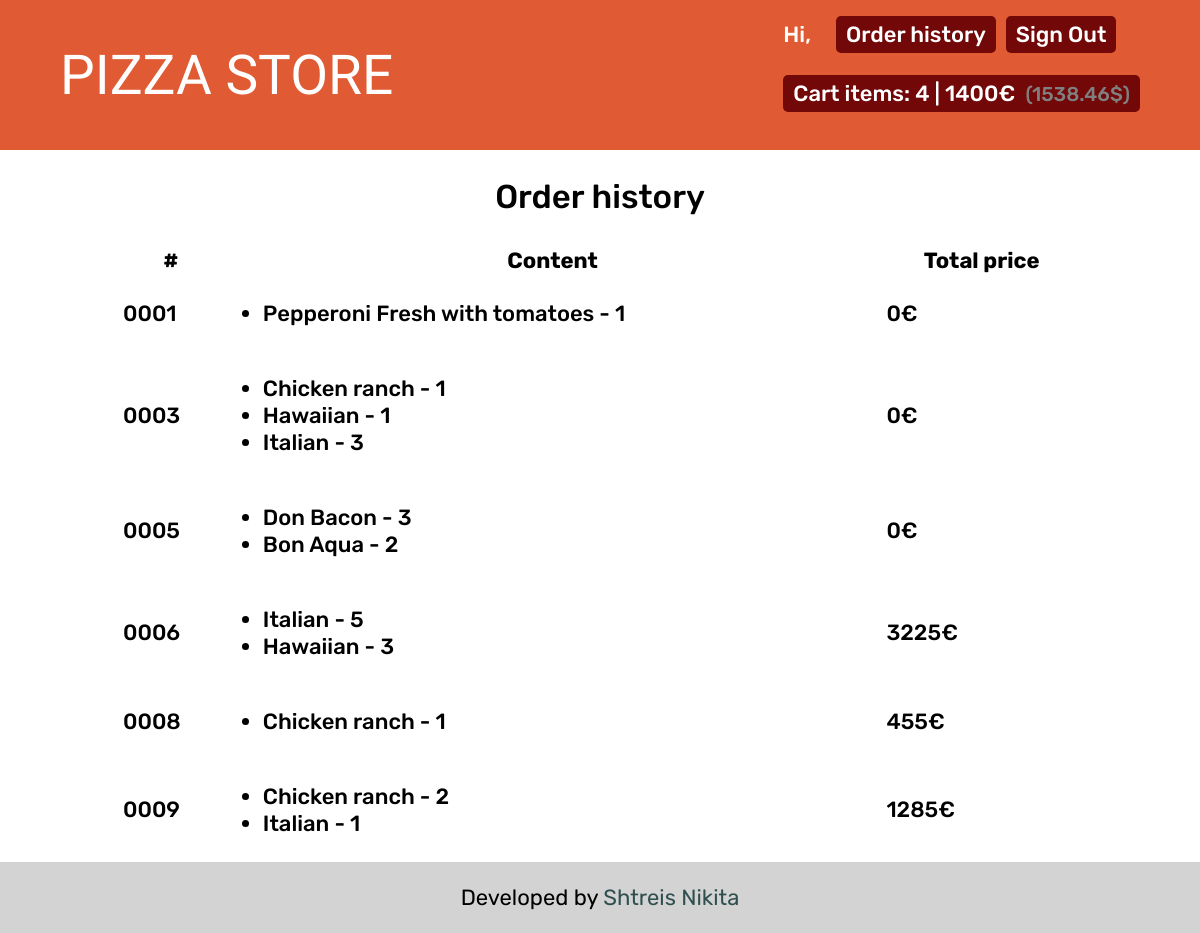
The app's page /orders (signed in), older data.
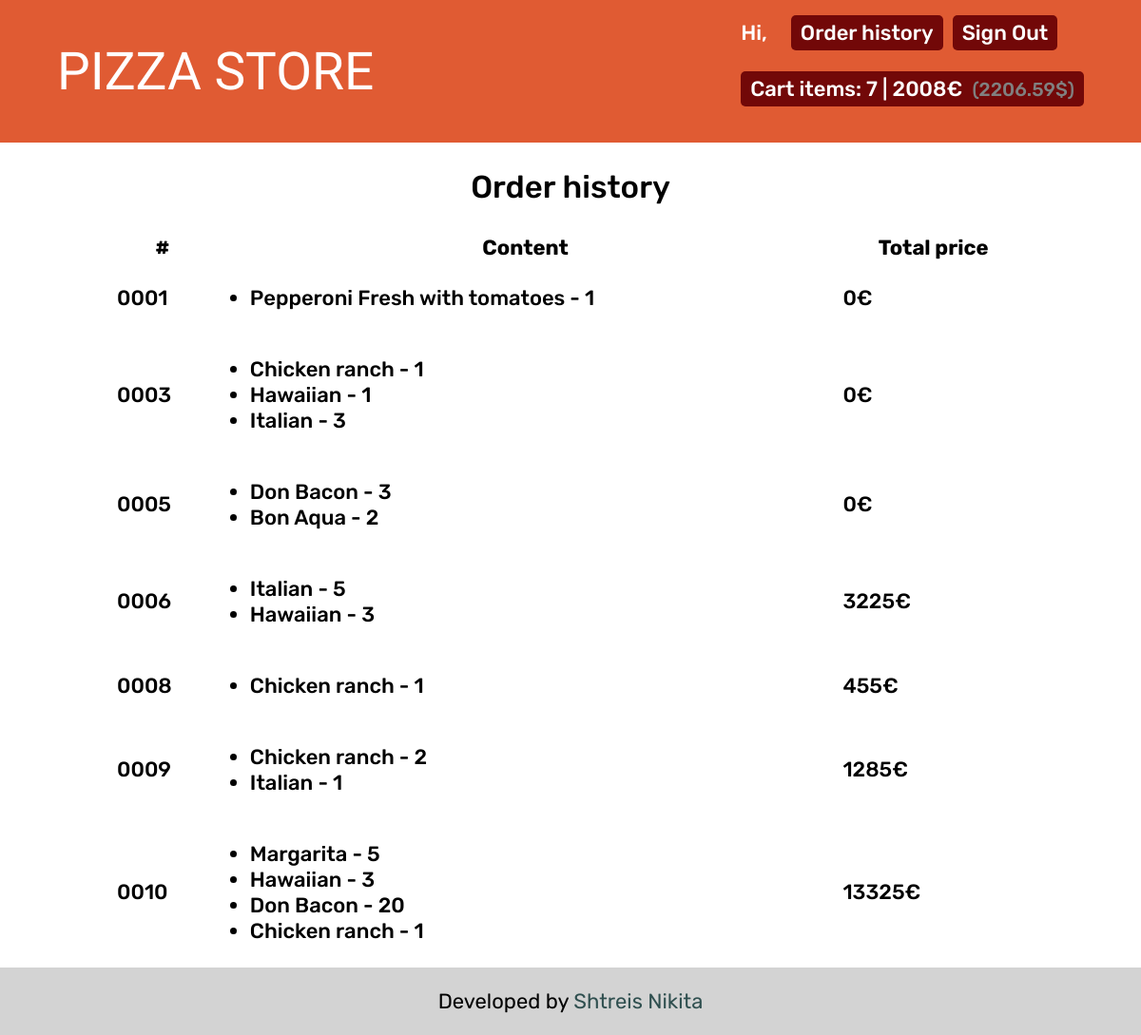
The same page, newer data.
### pizza_store_app/models.py (models this page shows, shortened)
class Order(models.Model):
    customer = models.ForeignKey(Customer, on_delete=models.CASCADE, verbose_name='Покупатель')
    date = models.DateTimeField(verbose_name='Дата', auto_now_add=True)
    address = models.TextField(verbose_name='Адрес доставки', max_length='1024')
    contact_phone = models.CharField(verbose_name='Контактный номер телефона', max_length=20)
    comment = models.TextField(verbose_name='Комментарий', max_length='1024')
    total_price = models.PositiveIntegerField(verbose_name='Итоговая цена в евро')
    class Meta:
        verbose_name = 'заказ'
        verbose_name_plural = 'заказы'

class OrderedItem(models.Model):
    order = models.ForeignKey(Order, on_delete=models.CASCADE, verbose_name='Заказ')
    product = models.ForeignKey(Product, on_delete=models.CASCADE, verbose_name='Продукт')
    quantity = models.PositiveIntegerField(verbose_name='Количество')
    price_per_item = models.PositiveIntegerField(verbose_name='Цена за шт.')
    class Meta:
        verbose_name = 'заказанный продукт'
        verbose_name_plural = 'заказанные продукты'

class Product(models.Model):
    name = models.CharField(verbose_name='Название', max_length=256)
    description = models.TextField(verbose_name='Описание', max_length=512)
    category = models.ForeignKey(Category, on_delete=models.SET_NULL, verbose_name='Категория продукта', null=True,
                                 blank=True)
    image = models.CharField(verbose_name='Файл с изображением', max_length=512)
    price = models.PositiveIntegerField(verbose_name='Цена в евро')
    class Meta:
        verbose_name = 'продукт'
        verbose_name_plural = 'продукты'

### pizza_store_app/views.py (the view)
# urls.py: path('orders', views.order_history, name='order_history'),
@login_required()
def order_history(request):
    order_list = Order.objects.filter(customer=request.user.customer)
    context = {
        'cart_info': get_user_cart_info(request.user),
        'order_list': order_list,
    }
    return render(request, 'pizza_store_app/order_history.html', context)

### pizza_store_app/views.py (called while the page is built)
def get_usd_price(eur_price):
    return round(eur_price / DOLLAR_TO_EURO_RATE, 2)

### pizza_store_app/templates/pizza_store_app/order_history.html
{% extends 'base.html' %}
{% block content %}
    <h2>Order history</h2>
    <table>
    <tr>
        <th>#</th>
        <th>Content</th>
        <th>Total price</th>
    </tr>
        {% for order in order_list %}
            <tr>
                <td><a href="{% url 'pizza_store_app:order_details' order.id %}">{{ order.id | stringformat:"04d" }}</a></td>
                <td>
                    <ul>
                        {% for ordered_item in order.ordereditem_set.all %}
                            <li>{{ ordered_item.product.name }} - {{ ordered_item.quantity }}</li>
                        {% endfor %}
                    </ul>
                </td>
            <td>{{ order.total_price }}€</td>
            </tr>
        {% endfor %}
    </table>
{% endblock %}

Row changes from the older to the newer data that the page shows:
added Order: id "0010", total_price "13325"
added OrderedItem: product.name "Margarita", quantity "5", shown under "0010"
added OrderedItem: product.name "Hawaiian", quantity "3", shown under "0010"
added OrderedItem: product.name "Don Bacon", quantity "20", shown under "0010"
added OrderedItem: product.name "Chicken ranch", quantity "1", shown under "0010"
Text that changed along with them:
{{ cart_info.counter }}: "4" → "7"
{{ cart_info.cart_total_eur }}: "1400" → "2008"
{{ cart_info.cart_total_usd }}: "1538.46" → "2206.59"
